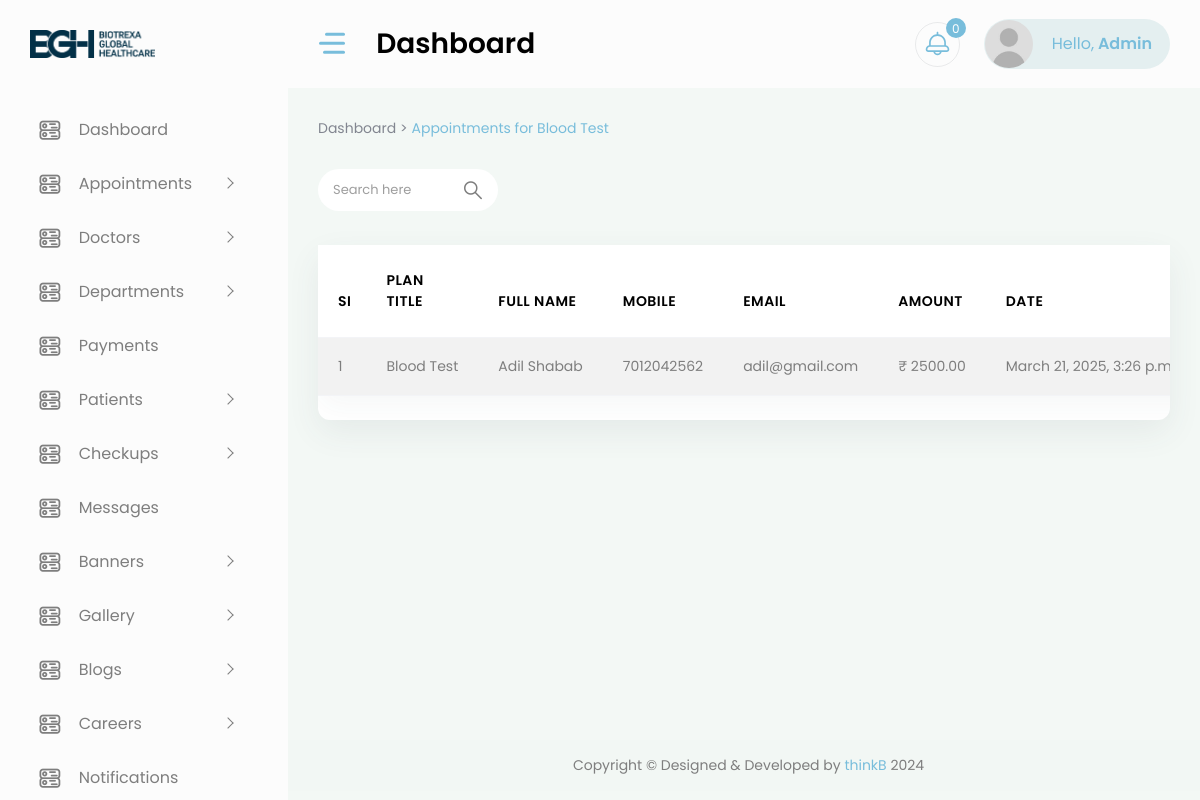
Screenshot of /account/health-checkup/appointments/blood-test (signed in) with the database file from the repository.
### core/models.py (models this page shows, shortened)
class HealthCheckupPlan(models.Model):
    CATEGORY = [
        ('Health Checkup', 'Health Checkup'),
        ('Lab Investigations', 'Lab Investigations'),
        ('Regular Scanning', 'Regular Scanning'),
        ('Cardiology', 'Cardiology'),
        ('Pregnancy Scanning', 'Pregnancy Scanning'),
        ('Vaccination', 'Vaccination'),
        ('Digital X-Rays', 'Digital X-Rays'),
    ]
    category = models.CharField(max_length=35, choices=CATEGORY, default='health_checkup')
    title = models.CharField(max_length=255)
    description = HTMLField()
    created_at = models.DateTimeField(auto_now_add=True)
    slug = models.SlugField(unique=True)
    status = models.CharField(max_length=8, choices=STATUS_CHOICES, default='active')
    is_home_sample_available = models.BooleanField(default=False)
    is_online_payment_available = models.BooleanField(default=True)
    total_test_include = models.PositiveIntegerField()
    price = models.DecimalField(max_digits=10, decimal_places=2)
    image = models.ImageField(upload_to='health_checkup_plans/', blank=True, null=True)

class HealthCheckupBooking(models.Model):
    plan = models.ForeignKey(HealthCheckupPlan, on_delete=models.CASCADE, related_name='bookings')
    message = models.TextField(blank=True)
    status = models.CharField(max_length=20, choices=[('PENDING', 'Pending'), ('COMPLETED', 'Completed')], default='PENDING')
    created_at = models.DateTimeField(auto_now_add=True)
    patient = models.ForeignKey(Patient, on_delete=models.CASCADE, related_name='health_checkup_bookings')
    payment_id = models.CharField(max_length=255, null=True, blank=True)
    is_home_sample_collection = models.BooleanField(default=False)
    home_sample_collection = models.TextField(null=True, blank=True)
    is_without_payment = models.BooleanField(default=False, null=True, blank=True)
    report = models.FileField(upload_to='reports/', null=True, blank=True)  # New field for PDF report

class Patient(models.Model):
    GENDER_CHOICES = [
        ('male', 'Male'),
        ('female', 'Female'),
        ('other', 'Other'),
    ]
    name = models.CharField(max_length=255)
    email = models.EmailField(unique=True)
    phone_number = models.CharField(max_length=20)
    created_at = models.DateTimeField(default=timezone.now)
    disease = models.CharField(max_length=255, null=True, blank=True)
    slug = models.SlugField(unique=True, blank=True, null=True)
    gender = models.CharField(max_length=10, choices=GENDER_CHOICES, default='male')  # Add gender field

### core/views.py (the view)
# urls.py: path('account/health-checkup/appointments/<slug:slug>', views.health_checkup_appointments, name='health_checkup_appointments'),
@login_required(login_url='login')
def health_checkup_appointments(request, slug):
    try:
        profile = Summary.objects.get(user=request.user)
    except ObjectDoesNotExist:
        msg.error(request,'Profile does not exist. You cannot access here.')
        return redirect('login')
    if profile:
        if profile.role == 'hr':
            return redirect('hr_dashboard')
        elif profile.role not in ['admin']:
            return redirect('homepage')
    else:
        return redirect('homepage')
    plan = HealthCheckupPlan.objects.get(slug=slug)
    appointments = HealthCheckupBooking.objects.filter(plan=plan,  status='COMPLETED').order_by('-created_at')
    context = {
        'plan': plan,
        'appointments': appointments
    }
    return render(request, 'backend/checkup-appointments.html', context)

### templates/backend/checkup-appointments.html (shortened to what this page needs)
{% extends 'backend/base.html' %}
{% load static %}
{% block content %}
<div class="container-fluid">
    <div class="page-titles">
        <ol class="breadcrumb">
            <li class="breadcrumb-item"><a href="{% url 'dashboard' %}">Dashboard > </a>  </li>
            <li class="breadcrumb-item active ms-1"><a href="#"> Appointments for {{plan.title}} </a> </li>
        </ol>
    </div>
    <div id="" class="row">
        <div class="form-head d-flex mb-3 mb-md-4 align-items-center">
            <form class="input-group search-area d-inline-flex me-2">
                <input id="search-input" type="text" name="search_upcoming" class="form-control" placeholder="Search here" value="{{ search_upcoming }}" />                <div class="input-group-append">
                    <button type="submit" class="input-group-text"><i class="flaticon-381-search-2"></i></button>
                </div>
            </form>
        </div>
        <div class="col-xl-12">
            <div class="card">
                <div class="card-body p-0">
                    <div class="table-responsive">
                        <table id="example5" class="table table-striped patient-list mb-4 dataTablesCard fs-14">
                            <thead>
                                <tr>
                                    <th>SI</th>
                                    <th>Plan Title</th>
                                    <th>Full Name</th>
                                    <th>Mobile</th>
                                    <th>Email</th>
                                    <th>Amount</th>
                                    <th>Date</th>
                                </tr>
                            </thead>
                            <tbody>
                                {% for appointment in appointments %}
                                    <tr>
                                        <td>{{forloop.counter}}</td>
                                        <td><span>{{appointment.plan.title}}</span></td>
                                        <td>{{ appointment.patient.name}}</td>
                                        <td>{{ appointment.patient.phone_number}}</td>
                                        <td class="email" style="text-transform: lowercase !important;">{{ appointment.patient.email}}</td>
                                        <td>₹ {{ appointment.plan.price}}</td>
                                        <td>{{appointment.created_at}}</td>
                                    </tr>
                                {% endfor %}
                            </tbody>
                        </table>
                    </div>
                </div>
            </div>
        </div>
    </div>
</div>
{% endblock content %}

### templates/backend/base.html (shortened to what this page needs)
{% load static %}
<!DOCTYPE html>
<html lang="en">
<head>
    <link href="{% static 'vendor/owl-carousel/owl.carousel.css' %}" rel="stylesheet">
    <link href="{% static 'vendor/bootstrap-select/dist/css/bootstrap-select.min.css' %}" rel="stylesheet">
    <link rel="stylesheet" href="{% static 'css/style.css' %}" >
    <link href="https://cdn.quilljs.com/1.3.6/quill.snow.css" rel="stylesheet">
</head>
<body>
    <div id="main-wrapper">
        <div class="nav-header">
            <a href="{% url 'dashboard' %}" class="brand-logo">
                <img style="width: 55%;" src="{% static 'images/logo.png' %}" alt="" class="img-fluid">
            </a>
            <div class="nav-control">
                <div class="hamburger">
                    <span class="line"></span><span class="line"></span><span class="line"></span>
                </div>
            </div>
        </div>
        <div class="header">
            <div class="header-content">
                <nav class="navbar navbar-expand">
                    <div class="collapse navbar-collapse justify-content-between">
                        <div class="header-left">
                            <div class="dashboard_bar">
                                Dashboard
                            </div>
                        </div>
                        <ul class="navbar-nav header-right">
                            <li class="nav-item dropdown notification_dropdown">
                                <a class="nav-link ai-icon" href="javascript:;" role="button" data-bs-toggle="dropdown">
                                    <span class="badge light text-white bg-primary" id="notification__count">0</span>
                                </a>
                            </li>
                            <li class="nav-item dropdown header-profile">
                                <a class="nav-link" href="javascript:;" role="button" data-bs-toggle="dropdown">
                                    <img src="{% static 'images/user.jpg' %}" width="20" alt="">
                                    <div class="header-info">
                                        <span style="text-transform: capitalize;">Hello,<strong> {{request.user.username}}</strong></span>
                                    </div>
                                </a>
                            </li>
                        </ul>
                    </div>
                </nav>
            </div>
        </div>
        <div class="deznav">
            <div class="deznav-scroll">
                <ul class="metismenu" id="menu">
                    <li>
                        <a href="{% url 'dashboard' %}" class="ai-icon" aria-expanded="false">
                            <i class="flaticon-381-networking"></i>
                            <span class="nav-text">Dashboard</span>
                        </a>
                    </li>
                    <li>
						<a class="has-arrow ai-icon" href="javascript:void()" aria-expanded="false">
							<i class="flaticon-381-networking"></i>
							<span class="nav-text">Appointments</span>
						</a>
                    </li>
                    <li>
						<a class="has-arrow ai-icon" href="javascript:void()" aria-expanded="false">
							<i class="flaticon-381-networking"></i>
							<span class="nav-text">Doctors</span>
						</a>
                    </li>
                    <li>
						<a class="has-arrow ai-icon" href="javascript:void()" aria-expanded="false">
							<i class="flaticon-381-networking"></i>
							<span class="nav-text">Departments</span>
						</a>
                    </li>
                    <li>
                        <a href="{% url 'payments' %}" class="ai-icon" aria-expanded="false">
                            <i class="flaticon-381-networking"></i>
                            <span class="nav-text">Payments</span>
                        </a>
                    </li>
                    <li>
						<a class="has-arrow ai-icon" href="javascript:void()" aria-expanded="false">
							<i class="flaticon-381-networking"></i>
							<span class="nav-text">Patients</span>
						</a>
                    </li>
                    <li>
						<a class="has-arrow ai-icon" href="javascript:void()" aria-expanded="false">
							<i class="flaticon-381-networking"></i>
							<span class="nav-text">Checkups</span>
						</a>
                    </li>
                    <li>
                        <a href="{% url 'messages' %}" class="ai-icon" aria-expanded="false">
                            <i class="flaticon-381-networking"></i>
                            <span class="nav-text">Messages</span>
                        </a>
                    </li>
                    <li>
						<a class="has-arrow ai-icon" href="javascript:void()" aria-expanded="false">
							<i class="flaticon-381-networking"></i>
							<span class="nav-text">Banners</span>
						</a>
                    </li>
                    <li>
						<a class="has-arrow ai-icon" href="javascript:void()" aria-expanded="false">
							<i class="flaticon-381-networking"></i>
							<span class="nav-text">Gallery</span>
						</a>
                    </li>
                    <li>
						<a class="has-arrow ai-icon" href="javascript:void()" aria-expanded="false">
							<i class="flaticon-381-networking"></i>
							<span class="nav-text">Blogs</span>
						</a>
                    </li>
                    <li>
						<a class="has-arrow ai-icon" href="javascript:void()" aria-expanded="false">
							<i class="flaticon-381-networking"></i>
							<span class="nav-text">Careers</span>
						</a>
                    </li>
                    <li>
                        <a href="{% url 'notifications' %}" class="ai-icon" aria-expanded="false">
                            <i class="flaticon-381-networking"></i>
                            <span class="nav-text">Notifications</span>
                        </a>
                    </li>
                </ul>
            </div>
        </div>
        <div class="content-body">
            {% block content %}
            {% endblock content %}
        </div>
        <div class="footer">
            <div class="copyright">
                <p>Copyright © Designed &amp; Developed by <a href="https://thinkb.agency" target="_blank">thinkB</a> 2024</p>
            </div>
        </div>
    </div>
</body>
</html>

### rows the page displays
HealthCheckupPlan: title "Blood Test"
HealthCheckupBooking: plan "Blood Test", patient.name "Adil Shabab", patient.phone_number "7012042562", patient.email "adil@gmail.com", plan.price "2500.00", created_at "March 21, 2025, 3:26…"

### other values shown
{{ request.user.username }} "Admin"
